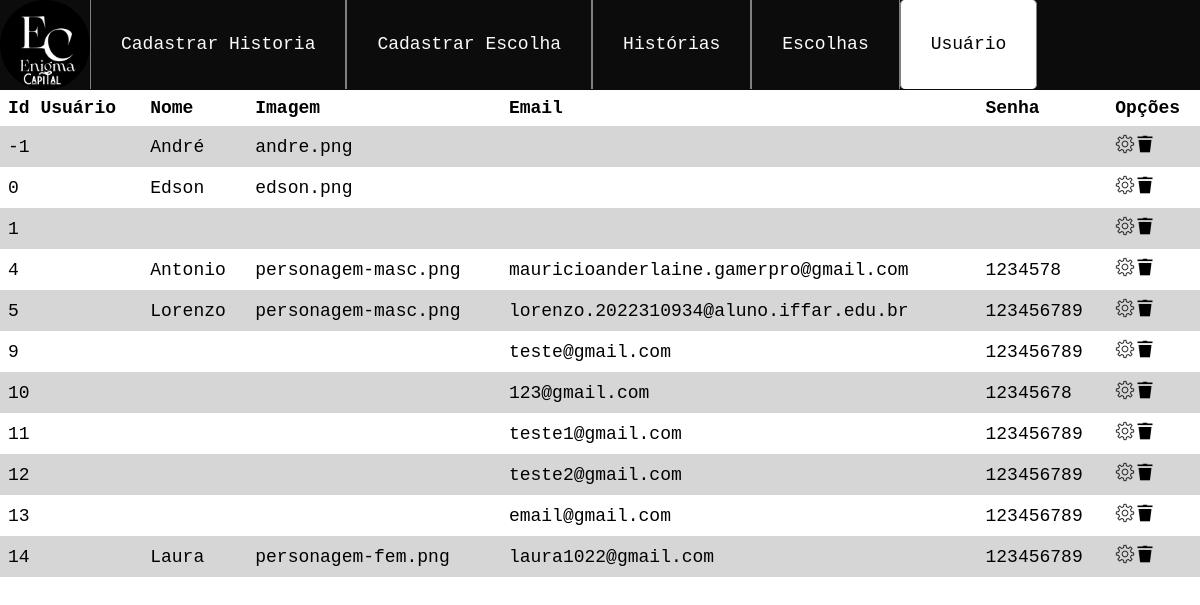
The app's page /crud/listarU.php with its own data.
### tables this page shows
CREATE TABLE IF NOT EXISTS `usuario` (
  `nome` varchar(255) DEFAULT NULL,
  `imagem` varchar(255) DEFAULT NULL,
  `id_usuario` int NOT NULL AUTO_INCREMENT,
  `email` varchar(255) NOT NULL,
  `senha` varchar(255) NOT NULL,
  PRIMARY KEY (`id_usuario`)
);

### crud/listarU.php (the view, shortened to what this page needs)
<!DOCTYPE html>
<html lang="pt-br">
<head>
  <link rel="stylesheet" href="../css/navbar.css">
  <link rel="stylesheet" href="../css/form.css">
  <link rel="stylesheet" href="../css/listar.css">
</head>
<body>
  <?php require_once "navbar.php";
  include("../conecta.php");
  $sql = "SELECT * FROM usuario";
  $resultado = mysqli_query($conexao, $sql);
  echo ' <div class="table">
  <table>
    <tr>
    <strong>
      <th scope="col">Id Usuário</th>
      <th scope="col">Nome</th>
      <th scope="col">Imagem</th>
      <th scope="col">Email</th>
      <th scope="col">Senha</th>
      <th scope="col">Opções</th>
    </strong>
    </tr>';
  while ($dados = mysqli_fetch_assoc($resultado)) {
    echo "<td> " . $dados['id_usuario'] . " </td>";
    echo "<td> " . $dados['nome'] . "</td>";
    echo "<td> " . $dados['imagem'] . "</td>";
    echo "<td> " . $dados['email'] . "</td>";
    echo "<td> " . $dados['senha'] . "</td>";
    echo "<td><a href='../crud/editarU.php?id_usuario=" . $dados['id_usuario'] . "'>" . "<img src='../img/settings.png' widht='20' height='20'" . "</a>";
    echo "<a href='../crud/excluirUsuario.php?id_usuario=" . $dados['id_usuario'] . "'>" . "<img src='../img/lixeira.png' widht='20' height='20'" . "</a></td>";
  }
  echo '</table>
</div>';
  ?>
</body>
</html>

### css/navbar.css (style rules this page uses)
* { margin: 0; padding: 0; box-sizing: border-box; font-family: Mono, monospace; }

### css/form.css (style rules this page uses)
* { font-size: large; }

### css/listar.css (style rules this page uses)
table { font-family: arial, sans-serif; border-collapse: collapse; width: 100%; }
td, th { text-align: left; padding: 8px; }

### records on screen
usuario: id_usuario "-1", nome "André", imagem "andre.png"
usuario: id_usuario "0", nome "Edson", imagem "edson.png"
usuario: id_usuario "1"
usuario: id_usuario "4", nome "Antonio", imagem "personagem-masc.png", email "mauricioanderlaine.gamerpro@gmail.com", senha "1234578"
usuario: id_usuario "5", nome "Lorenzo", imagem "personagem-masc.png", email "lorenzo.2022310934@aluno.iffar.edu.br", senha "123456789"
usuario: id_usuario "9", email "teste@gmail.com", senha "123456789"
usuario: id_usuario "10", email "123@gmail.com", senha "12345678"
usuario: id_usuario "11", email "teste1@gmail.com", senha "123456789"
usuario: id_usuario "12", email "teste2@gmail.com", senha "123456789"
usuario: id_usuario "13", email "email@gmail.com", senha "123456789"
usuario: id_usuario "14", nome "Laura", imagem "personagem-fem.png", email "laura1022@gmail.com", senha "123456789"
